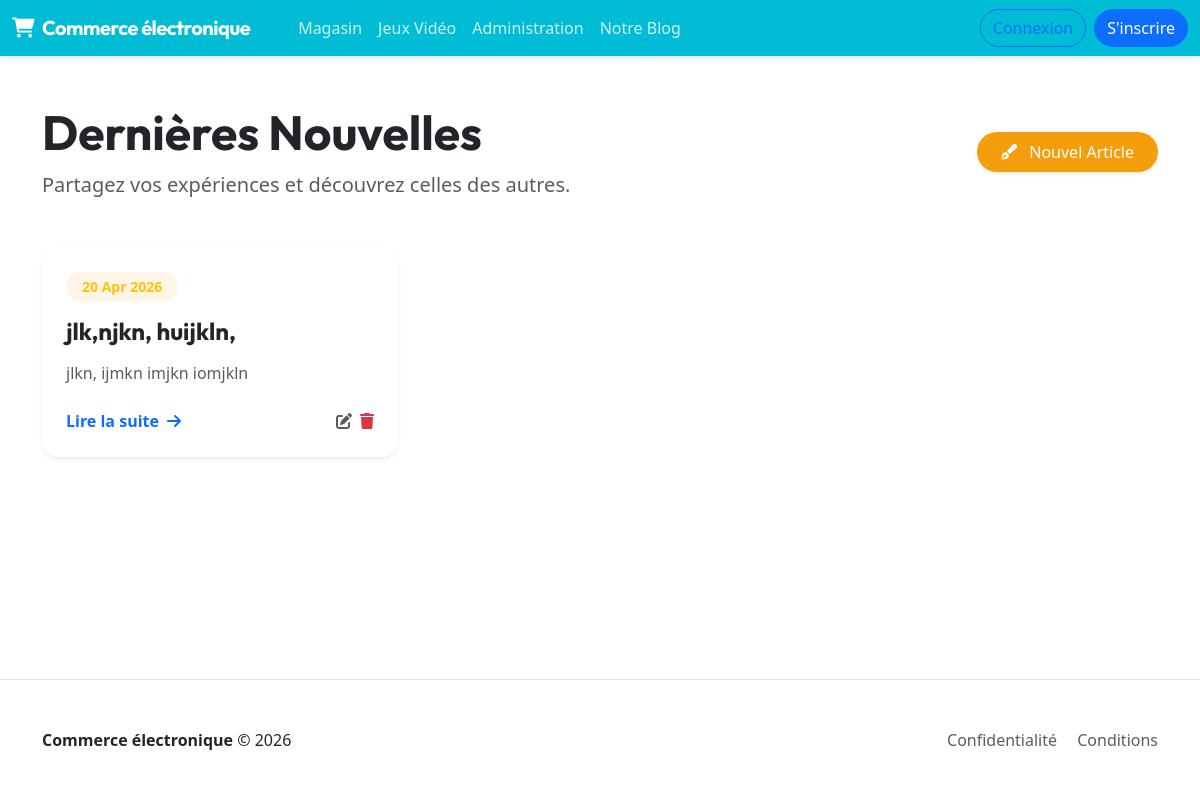
Screenshot of /blog/ with the database file from the repository.
### blog/models.py (models this page shows, shortened)
class Post(models.Model):
 title = models.CharField(max_length=200, unique=True)
 slug = models.SlugField(max_length=200, unique=True)
 author = models.ForeignKey(User, on_delete= models.CASCADE,related_name='blog_posts')
 updated_on = models.DateTimeField(auto_now= True)
 content = models.TextField()
 created_on = models.DateTimeField(auto_now_add=True)
 status = models.IntegerField(choices=STATUS, default=0)
 image=models.ImageField(blank=True)
 class Meta:
    ordering = ['-created_on']

### blog/views.py (the view)
# urls.py: path('', views.index),
def index(request):
    posts = Post.objects.all()
    return render(request, 'blog/post_list.html', {'posts': posts})

### blog/templates/blog/post_list.html (shortened to what this page needs)
{% extends 'base.html' %}
{% block content %}
<div class="d-flex justify-content-between align-items-center mb-5">
    <div>
        <h1 class="display-5 fw-bold text-dark mb-2">Dernières Nouvelles</h1>
        <p class="text-muted lead mb-0">Partagez vos expériences et découvrez celles des autres.</p>
    </div>
    <a href="{% url 'post_create' %}" class="btn btn-warning px-4 py-2 rounded-pill shadow-sm border-0 text-white" style="background: #f59e0b;">
        <i class="fa-solid fa-pen-fancy me-2"></i> Nouvel Article
    </a>
</div>
<div class="row g-4">
    {% for post in posts %}
    <div class="col-md-6 col-lg-4">
        <div class="card h-100 border-0 shadow-sm rounded-4 overflow-hidden position-relative">
            <div class="p-4">
                <div class="d-flex align-items-center mb-3">
                    <div class="bg-warning-soft text-warning rounded-pill px-3 py-1 small fw-bold" style="background: rgba(245, 158, 11, 0.1);">
                        {{ post.created_on|date:"d M Y" }}
                    </div>
                </div>
                <h3 class="h4 fw-bold mb-3">
                    <a href="{% url 'post_detail' post.pk %}" class="text-decoration-none text-dark hover-primary">{{ post.title }}</a>
                </h3>
                <p class="text-muted mb-4">{{ post.content|truncatewords:20 }}</p>
                <div class="d-flex justify-content-between align-items-center mt-auto">
                    <a href="{% url 'post_detail' post.pk %}" class="text-primary fw-bold text-decoration-none">
                        Lire la suite <i class="fa-solid fa-arrow-right ms-1"></i>
                    </a>
                    <div class="d-flex gap-2">
                        <a href="{% url 'post_update' post.pk %}" class="text-muted" title="Modifier">
                            <i class="fa-solid fa-pen-to-square"></i>
                        </a>
                        <a href="{% url 'post_delete' post.pk %}" class="text-danger" title="Supprimer">
                            <i class="fa-solid fa-trash"></i>
                        </a>
                    </div>
                </div>
            </div>
        </div>
    </div>
    {% endfor %}
</div>
{% endblock %}

### magasin/static/css/base.css (style rules this page uses)
:root { --primary: #06b6d4; --primary-hover: #0891b2; --secondary: #10b981; --secondary-hover: #059669; --slate-50: #f8fafc; --slate-100: #f1f5f9; --slate-200: #e2e8f0; --slate-600: #475569; --slate-900: #0f172a; --bg-main: #ffffff; --bg-card: #ffffff; --text-main: #1e293b; --text-muted: #64748b; --border: #e2e8f0; --shadow-sm: 0 1px 2px 0 rgb(0 0 0 / 0.05); --shadow: 0 4px 6px -1px rgba(0, 0, 0, 0.05), 0 2px 4px -2px rgba(0, 0, 0, 0.05); --shadow-lg: 0 10px 15px -3px rgba(0, 0, 0, 0.08); --radius: 1rem; }
body { background-color: var(--bg-main); color: var(--text-main); font-family: 'Inter', sans-serif; -webkit-font-smoothing: antialiased; }
h1, h2, h3, h4, .navbar-brand { font-family: 'Outfit', sans-serif; font-weight: 700; }

### rows the page displays
Post: created_on "20 Apr 2026", title "jlk,njkn, huijkln,", content "jlkn, ijmkn imjkn iomjkln"
